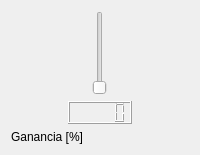
                 <widget class="QWidget" name="verticalWidget_7" native="true">
                  <property name="sizePolicy">
                   <sizepolicy hsizetype="Preferred" vsizetype="Preferred">
                    <horstretch>0</horstretch>
                    <verstretch>0</verstretch>
                   </sizepolicy>
                  </property>
                  <layout class="QVBoxLayout" name="verticalLayout_14">
                   <item alignment="Qt::AlignHCenter">
                    <widget class="QSlider" name="reverbGananciaSlider">
                     <property name="sizePolicy">
                      <sizepolicy hsizetype="Fixed" vsizetype="Preferred">
                       <horstretch>0</horstretch>
                       <verstretch>0</verstretch>
                      </sizepolicy>
                     </property>
                     <property name="styleSheet">
                      <string notr="true"/>
                     </property>
                     <property name="orientation">
                      <enum>Qt::Vertical</enum>
                     </property>
                     <property name="invertedAppearance">
                      <bool>false</bool>
                     </property>
                    </widget>
                   </item>
                   <item alignment="Qt::AlignHCenter">
                    <widget class="QLCDNumber" name="reverbGananciaLcd">
                     <property name="sizePolicy">
                      <sizepolicy hsizetype="Fixed" vsizetype="Fixed">
                       <horstretch>0</horstretch>
                       <verstretch>0</verstretch>
                      </sizepolicy>
                     </property>
                     <property name="smallDecimalPoint">
                      <bool>false</bool>
                     </property>
                    </widget>
                   </item>
                   <item>
                    <widget class="QLabel" name="label_2">
                     <property name="sizePolicy">
                      <sizepolicy hsizetype="Preferred" vsizetype="Fixed">
                       <horstretch>0</horstretch>
                       <verstretch>0</verstretch>
                      </sizepolicy>
                     </property>
                     <property name="text">
                      <string>Ganancia [%]</string>
                     </property>
                    </widget>
                   </item>
                  </layout>
                 </widget>
